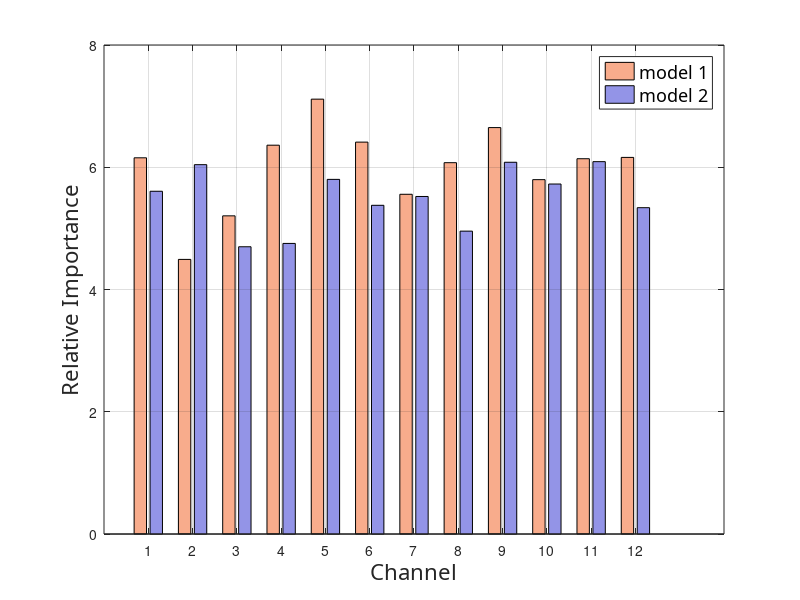

The MATLAB script that drew this image:
% Plot the intermediate representation distribution from original model.

clear all;
close all;

figure('position',[150,100,1000,550]);

RI_1 = [6.1546759605407715, 4.492449760437012, 5.205157279968262,... 
    6.361021995544434, 7.114227294921875, 6.411256313323975,...
    5.557908058166504, 6.074864387512207, 6.649043083190918,...
    5.797237396240234, 6.139648914337158, 6.16121244430542];
RI_2 = [5.6073832511901855, 6.042537212371826, 4.699459075927734,...
    4.753873825073242, 5.801724433898926, 5.377570152282715,...
    5.521845817565918, 4.954897880554199, 6.081811904907227,... 
    5.725761413574219, 6.0917863845825195, 5.3386759757995605];
RI = zeros(12, 2);

for i = 1: length(RI_1)
    RI(i, 1) = RI_1(i);
    RI(i, 2) = RI_2(i);
end

h = bar(RI, 0.8);
set(h(1),'FaceColor', [248,172,140]/255);    
set(h(2),'FaceColor', [147,148,231]/255);

ylabel('Relative Importance','FontSize', 16, 'FontName', 'SansSerif');
xlabel('Channel','FontSize', 16, 'FontName', 'SansSerif');
legend('model 1', 'model 2','FontSize', 13, 'FontName', 'SansSerif');
grid on;